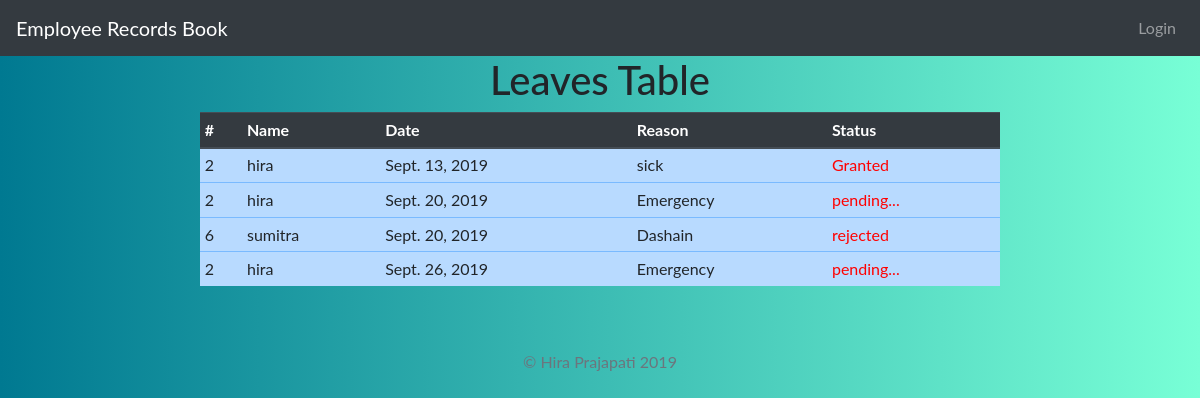
/leaves/, run on an earlier commit of the app's database.
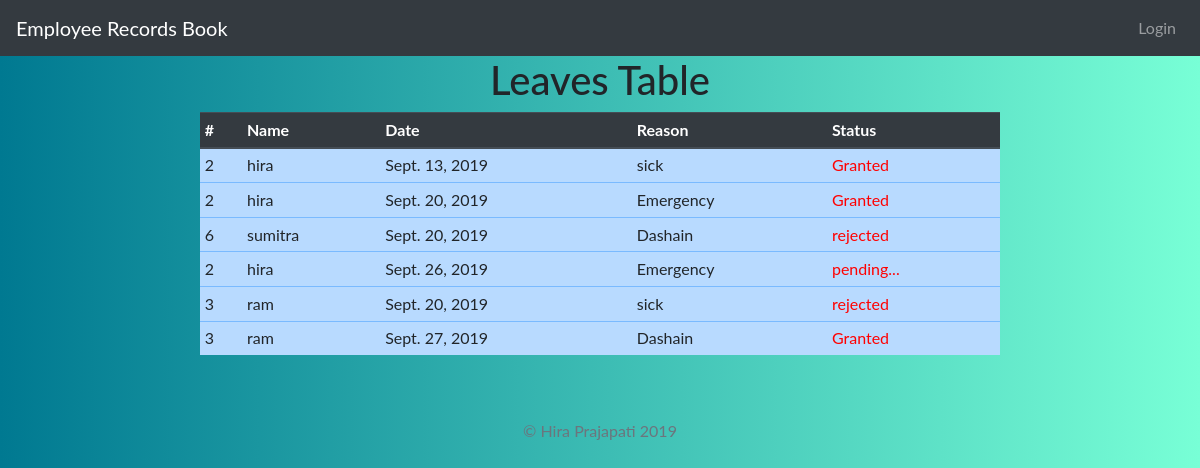
And on a later commit of the database.
### main/models.py (models this page shows, shortened)
class Leave(models.Model):
    user = models.ForeignKey(User, on_delete=models.CASCADE)
    date = models.DateField()
    reason = models.TextField()
    status = models.CharField(max_length=50, default="pending...", blank=True)

### main/views.py (the view)
# urls.py: path('leaves/', views.all_leave, name='leaves'),
def all_leave(request):
    leave = Leave.objects.all()
    return render(request, 'main/leaves.html', {'leave': leave})

### main/templates/main/leaves.html
{% extends 'base.html' %}
{% block content %}
<h1 align="center">Leaves Table</h1>
<table align="center" class="table table-sm" id="user-tables" style="max-width: 800px;max-height: 400px;">
    <thead class="thead-dark">
        <tr>
            <th>#</th>
            <th>Name</th>
            <th>Date</th>
            <th>Reason</th>
            <th>Status</th>
        </tr>
    </thead>
    <tbody class="table-ko-body table-primary" id="myTables">
        {% for leave in leave %}
        <tr id="leave">
        <td>{{ leave.user.id }}</td>
        <td>{{ leave.user }}</td>
        <td>{{ leave.date }}</td>
        <td>{{ leave.reason }}</td>
        <td style="color:red;">{{leave.status}}</td>
        </tr>
    {% endfor %}
    </tbody>
</table>
{% endblock %}

What changed in the data, as far as the page shows it:
changed Leave (number 2 of 6 on the later page): status "pending..." → "Granted"
added Leave: user.id "3", user "ram", date "Sept. 20, 2019", reason "sick", status "rejected"
added Leave: user.id "3", user "ram", date "Sept. 27, 2019", reason "Dashain", status "Granted"
